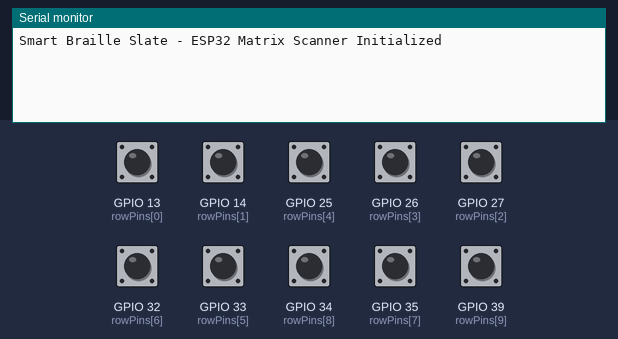
Simulated run of this sketch. Board: ESP32. Parts: the last lines printed to the serial monitor. The test bench sets the inputs (shaded band); at power-on: GPIO 13 (rowPins[0]), GPIO 14 (rowPins[1]), GPIO 25 (rowPins[4]), GPIO 26 (rowPins[3]), GPIO 27 (rowPins[2]), GPIO 32 (rowPins[6]), GPIO 33 (rowPins[5]), GPIO 34 (rowPins[8]), GPIO 35 (rowPins[7]), GPIO 39 (rowPins[9]) HIGH.

Above: at 1.2 s.
1.3 s: GPIO 13 (rowPins[0]) pulled LOW for 0.15 s
At 1.8 s:
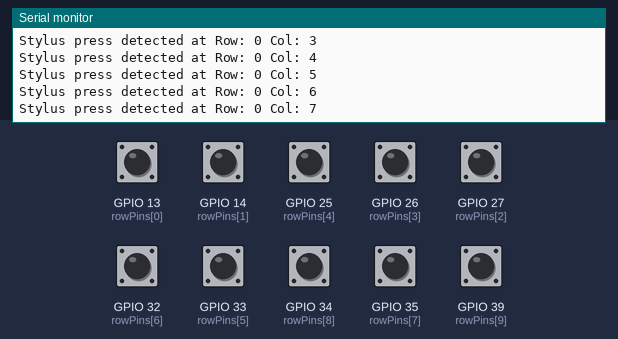
2.9 s: GPIO 14 (rowPins[1]) pulled LOW for 0.15 s
At 4.2 s:
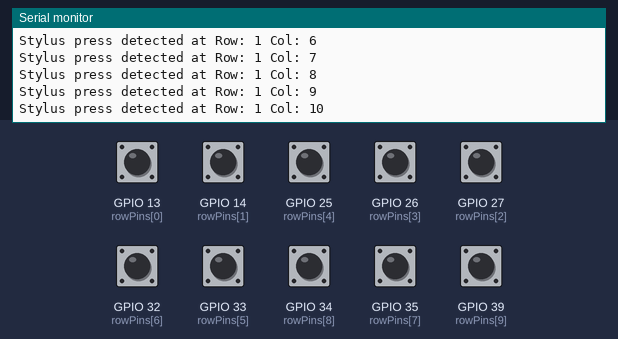
4.5 s: GPIO 25 (rowPins[4]) pulled LOW for 0.15 s
At 5.4 s:
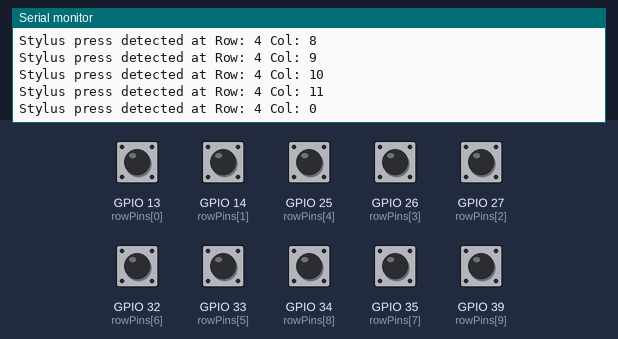
6.1 s: GPIO 26 (rowPins[3]) pulled LOW for 0.15 s
At 6.6 s:
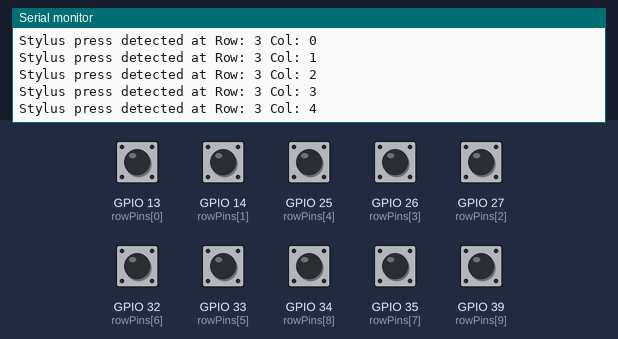
7.7 s: GPIO 27 (rowPins[2]) pulled LOW for 0.15 s
At 9.0 s:
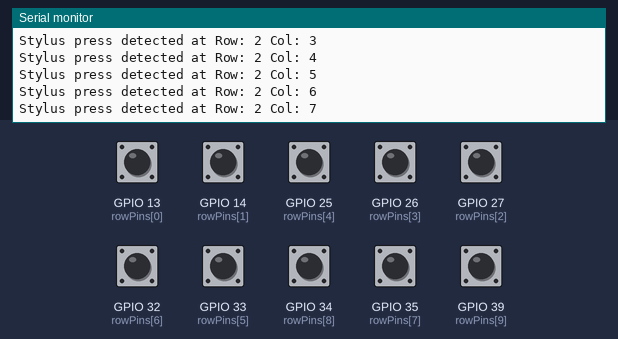
9.3 s: GPIO 32 (rowPins[6]) pulled LOW for 0.15 s
At 10.3 s:
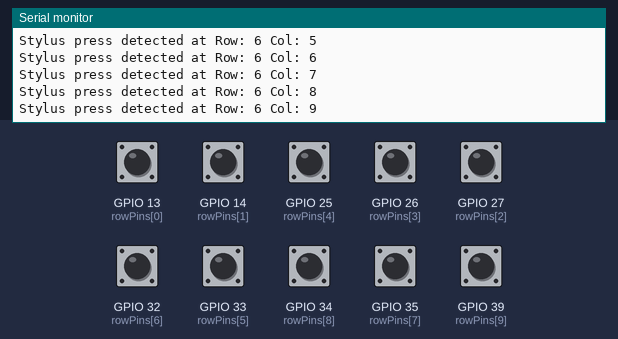
Timing chart, 0 to 11.9 s (numbered marks = the images above; inputs shaded):
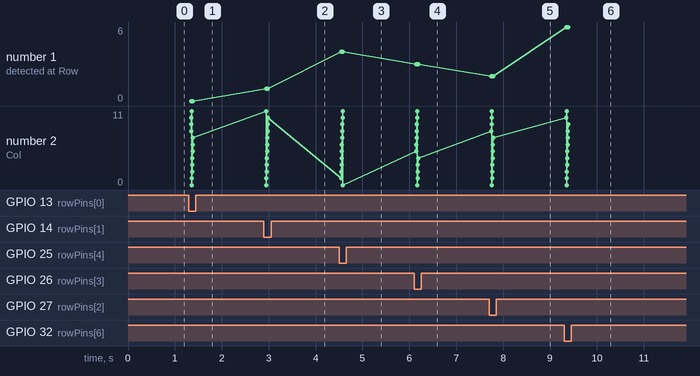

The sketch:

main.ino
```cpp
// firmware/main.ino
// Smart Braille Slate - Core Matrix Scanner for ESP32

const int numRows = 10;
const int numCols = 12;

// GPIO assignments for rows and columns (Mapped for standard ESP32)
int rowPins[numRows] = {13, 14, 27, 26, 25, 33, 32, 35, 34, 39};
int colPins[numCols] = {15, 2, 0, 4, 16, 17, 5, 18, 19, 21, 22, 23};

// 2D Arrays to store current and previous button states
bool currentMatrix[numRows][numCols];
bool previousMatrix[numRows][numCols];

// Debounce timing arrays to prevent false double-clicks
unsigned long lastDebounceTime[numRows][numCols];
unsigned long debounceDelay = 50;

void setup() {
    Serial.begin(115200);

    // Initialize columns as outputs and set them HIGH
    for (int i = 0; i < numCols; i++) {
        pinMode(colPins[i], OUTPUT);
        digitalWrite(colPins[i], HIGH);
    }

    // Initialize rows as inputs with internal pull-up resistors
    for (int i = 0; i < numRows; i++) {
        pinMode(rowPins[i], INPUT_PULLUP);
    }

    // Initialize default state arrays
    for (int r = 0; r < numRows; r++) {
        for (int c = 0; c < numCols; c++) {
            currentMatrix[r][c] = HIGH; // HIGH means unpressed due to pull-up
            previousMatrix[r][c] = HIGH;
            lastDebounceTime[r][c] = 0;
        }
    }
    Serial.println("Smart Braille Slate - ESP32 Matrix Scanner Initialized");
}

void loop() {
    scanMatrix();
}

void scanMatrix() {
    for (int c = 0; c < numCols; c++) {
        // Pull the current column LOW to read it
        digitalWrite(colPins[c], LOW);

        for (int r = 0; r < numRows; r++) {
            bool reading = digitalRead(rowPins[r]);

            // Check for state change to handle debouncing
            if (reading != previousMatrix[r][c]) {
                lastDebounceTime[r][c] = millis();
            }

            if ((millis() - lastDebounceTime[r][c]) > debounceDelay) {
                if (reading != currentMatrix[r][c]) {
                    currentMatrix[r][c] = reading;

                    // LOW means the button is actively pressed by the stylus
                    if (currentMatrix[r][c] == LOW) {
                        Serial.print("Stylus press detected at Row: ");
                        Serial.print(r);
                        Serial.print(" Col: ");
                        Serial.println(c);

                        // This is where the coordinate is mapped to a specific Braille cell bitmask
                    }
                }
            }
            previousMatrix[r][c] = reading;
        }

        // Reset the column HIGH before moving to the next column
        digitalWrite(colPins[c], HIGH);
    }
}
```

Measured:
- after the input at 1.3 s, the serial monitor: prints a new line after 0.05 s (image 1)
- after the input at 2.9 s, the serial monitor: prints a new line after 0.05 s (image 2)
- after the input at 4.5 s, the serial monitor: prints a new line after 0.05 s (image 3)
- after the input at 6.1 s, the serial monitor: prints a new line after 0.05 s (image 4)
- after the input at 7.7 s, the serial monitor: prints a new line after 0.05 s (image 5)
- after the input at 9.3 s, the serial monitor: prints a new line after 0.05 s (image 6)
